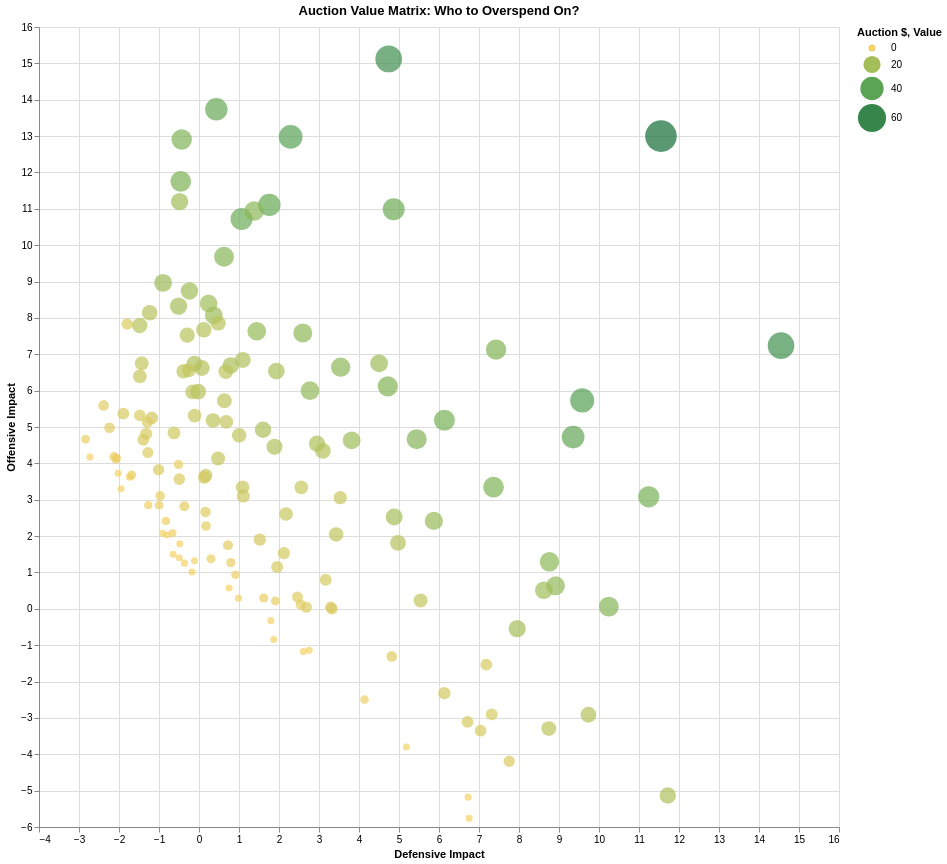

Write notebook code for a chart like this one.
### Code cell
# --- 6. AUCTION VALUE CALCULATION ---

# Parameters
NUM_TEAMS = 10
BUDGET_PER_TEAM = 200
TOTAL_BUDGET = NUM_TEAMS * BUDGET_PER_TEAM
ROSTER_SIZE = 13 # 10 starters + 3 bench
TOTAL_PLAYERS_DRAFTED = NUM_TEAMS * ROSTER_SIZE # 130 players

# 1. Sort by Draft Value and identify the "Draftable" pool
df_auction = df_master.sort_values('DRAFT_VALUE_TOTAL', ascending=False).reset_index(drop=True)

# 2. Identify the Replacement Level Value
# The 130th player is the last one drafted. Their value is our "Floor".
replacement_value = df_auction.iloc[TOTAL_PLAYERS_DRAFTED]['DRAFT_VALUE_TOTAL']

# 3. Calculate "Value Above Replacement" (VAR)
df_auction['VAR'] = (df_auction['DRAFT_VALUE_TOTAL'] - replacement_value).clip(lower=0)

# 4. Allocate Budget
# Reserve $1 for every drafted player as a minimum bid
MIN_BID = 1
total_min_bids = TOTAL_PLAYERS_DRAFTED * MIN_BID
remaining_budget = TOTAL_BUDGET - total_min_bids

# 5. Scale VAR to the remaining budget
total_var = df_auction['VAR'].head(TOTAL_PLAYERS_DRAFTED).sum()
df_auction['ESTIMATED_DOLLAR_VALUE'] = (df_auction['VAR'] / total_var) * remaining_budget
df_auction['ESTIMATED_DOLLAR_VALUE'] = (df_auction['ESTIMATED_DOLLAR_VALUE'] + MIN_BID).round(2)

# Set players outside the top 130 to $0 or $1
df_auction.loc[TOTAL_PLAYERS_DRAFTED:, 'ESTIMATED_DOLLAR_VALUE'] = 0

# --- 7. FINAL BIG BOARD OUTPUT ---
cols_to_show = [
    'PLAYER_NAME', 'ESTIMATED_DOLLAR_VALUE', 'EXP_GP', 
    'RISK_FLAG', 'DRAFT_VALUE_TOTAL', 'PUNT_FT_RANK'
]

print(f"--- 2026-27 AUCTION DRAFT BOARD (${BUDGET_PER_TEAM} Budget) ---")
print(df_auction[cols_to_show].head(20).to_string(index=False))

# --- 8. UPDATED VISUALIZATION WITH DOLLAR VALUES ---
viz_df_auction = df_auction.head(150).copy()

chart_auction = alt.Chart(viz_df_auction).mark_circle(size=120).encode(
    x=alt.X('Defense_Axis:Q', title='Defensive Impact'),
    y=alt.Y('Offense_Axis:Q', title='Offensive Impact'),
    color=alt.Color('ESTIMATED_DOLLAR_VALUE:Q', scale=alt.Scale(scheme='goldgreen'), title="Auction $"),
    size=alt.Size('ESTIMATED_DOLLAR_VALUE:Q', scale=alt.Scale(range=[50, 1000]), title="Value"),
    tooltip=['PLAYER_NAME', 'ESTIMATED_DOLLAR_VALUE', 'EXP_GP', 'RISK_FLAG']
).properties(width=800, height=800, title="Auction Value Matrix: Who to Overspend On?").interactive()

chart_auction.display()

### Figure 1 — Vega-Lite specification as saved in the notebook (floating-point values rounded to 4 significant figures; data arrays with more than 128 entries replaced by an {"elided": "..."} marker saying what was removed)
{"config": {"view": {"continuousWidth": 300, "continuousHeight": 300}}, "data": {"name": "data-716d8902df66ca7210b9e7dcabefbecd"}, "mark": {"type": "circle", "size": 120}, "encoding": {"color": {"field": "ESTIMATED_DOLLAR_VALUE", "scale": {"scheme": "goldgreen"}, "title": "Auction $", "type": "quantitative"}, "size": {"field": "ESTIMATED_DOLLAR_VALUE", "scale": {"range": [50, 1000]}, "title": "Value", "type": "quantitative"}, "tooltip": [{"field": "PLAYER_NAME", "type": "nominal"}, {"field": "ESTIMATED_DOLLAR_VALUE", "type": "quantitative"}, {"field": "EXP_GP", "type": "quantitative"}, {"field": "RISK_FLAG", "type": "nominal"}], "x": {"field": "Defense_Axis", "title": "Defensive Impact", "type": "quantitative"}, "y": {"field": "Offense_Axis", "title": "Offensive Impact", "type": "quantitative"}}, "height": 800, "params": [{"name": "param_1e9efca18e7a2868", "select": {"type": "interval", "encodings": ["x", "y"]}, "bind": "scales"}], "title": "Auction Value Matrix: Who to Overspend On?", "width": 800, "$schema": "https://vega.github.io/schema/vega-lite/v6.1.0.json", "datasets": {"data-716d8902df66ca7210b9e7dcabefbecd": {"elided": "150 records"}}}
